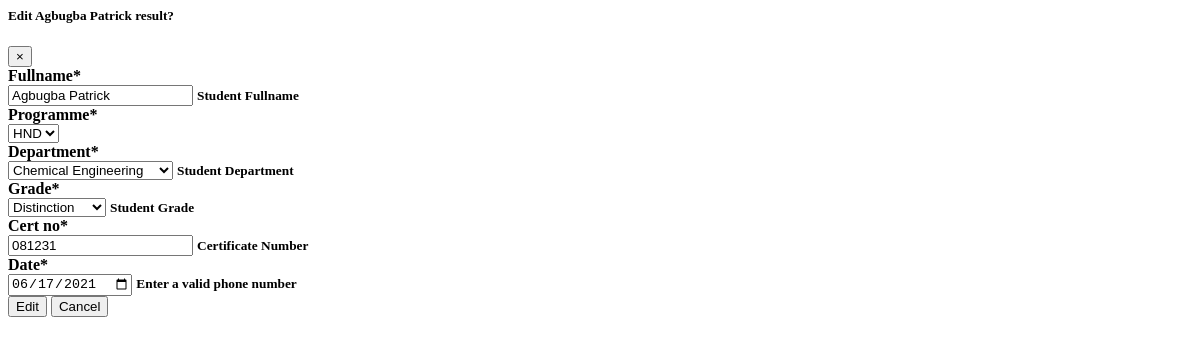
The app's page /auth/result_form/9c8878b147f245da8d0638c6137e3772, older data.
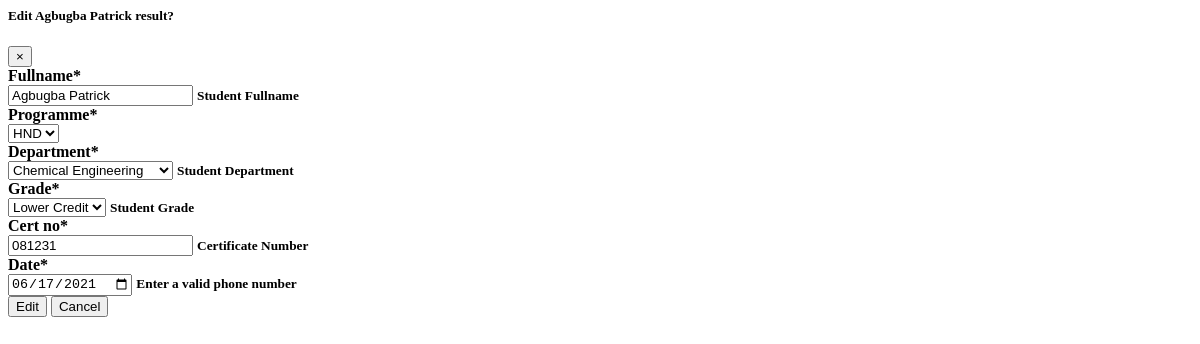
The same page, newer data.
### e_verify_app/models.py (models this page shows, shortened)
class ResultInformation(models.Model):
    programme_select = (
        ('National Diploma', 'ND'),
        ('Higher National Diploma', 'HND'),
    )
    grade_select = (
        ('Pass', 'Pass'),
        ('Lower Credit', 'Lower Credit'),
        ('Upper Credit', 'Upper Credit'),
        ('Distinction', 'Distinction'),
    )
    department_select = (
        ('Computer Science', 'Computer Science'),
        ('Mass Communication', 'Mass Communication'),
        ('Chemical Engineering', 'Chemical Engineering'),
        ('Mechanical Engineering', 'Mechanical Engineering'),
    )
    fullname = models.CharField(max_length=100)
    programme = models.CharField(max_length=25, choices=programme_select)
    department = models.CharField(max_length=100, choices=department_select)
    grade = models.CharField(max_length=20, choices=grade_select)
    cert_no = models.CharField(max_length=14, db_index=True, unique=True, blank=True)
    result_id = models.UUIDField(default=uuid.uuid4, primary_key=True, unique=True, editable=False)
    date = models.DateField()
    class Meta:
        db_table = 'Result Information'
        verbose_name_plural = 'Result Information'

### e_verify_auth/views.py (the view, shortened to what this page needs)
# urls.py: path('result_form/<pk>', ResultEditForm.as_view(), name='result_form'),
class ResultEditForm(View):
    def get(self, request, pk):
        result = ResultInformation.objects.get(pk=pk)
        form = EditResultForm(instance=result)
        return render(request, 'auth/result_form.html', {'form':form, 'result':result})

### e_verify_auth/forms.py (shortened to what this page needs)
class EditResultForm(ResultForm):
    class Meta:
        model = ResultInformation
        fields = ('fullname', 'programme', 'department', 'grade', 'cert_no', 'date')

### templates/auth/result_form.html (shortened to what this page needs)
{% load crispy_forms_tags %}
<div class="modal-content">
    <div class="modal-header">
        <h5 class="modal-title">Edit <b> {{ result.fullname }} result?</h5>
        <button type="button" class="close" data-dismiss="modal"><span>×</span>
        </button>
    </div>
    <form hx-post="{% url 'auth:result_form' result.pk %}">
        <div class="modal-body">
            <div class="form-row">
                <div class="form-group col-md-6 mb-0">
                    {{ form.fullname|as_crispy_field }}
                </div>
                <div class="form-group col-md-6 mb-0">
                    {{ form.programme|as_crispy_field }}
                </div>
            </div>
            <div class="form-row">
                <div class="form-group col-md-6 mb-0">
                    {{ form.department|as_crispy_field }}
                </div>
                <div class="form-group col-md-6 mb-0">
                    {{ form.grade|as_crispy_field }}
                </div>
            </div>
            <div class="form-row">
                <div class="form-group col-md-6 mb-0">
                    {{ form.cert_no|as_crispy_field }}
                </div>
                <div class="form-group col-md-6 mb-0">
                    {{ form.date|as_crispy_field }}
                </div>
            </div>
        </div>
        <div class="modal-footer">
            <button type="submit" class="btn btn-warning">Edit</button>
            <button class="btn btn-secondary" type="button" data-dismiss="modal">Cancel</button>
        </div>
    </form>
</div>

Row changes from the older to the newer data that the page shows:
changed ResultInformation "Agbugba Patrick": grade "Distinction" → "Lower Credit"
